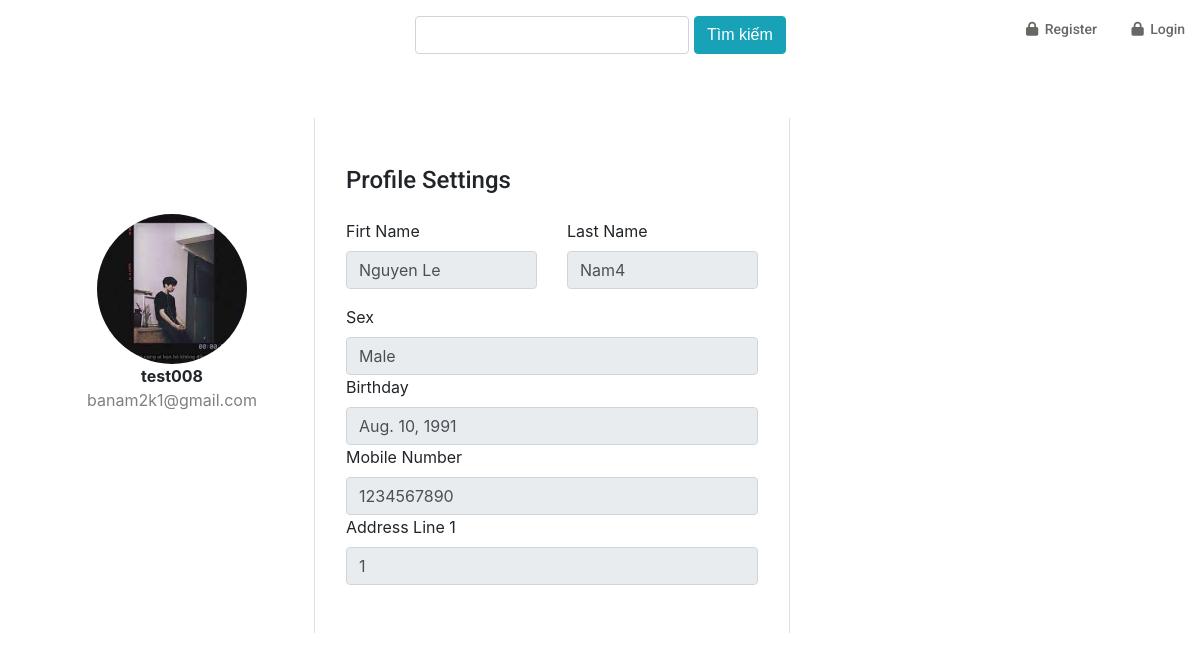
The page /userdetial/9 on the database as committed earlier.
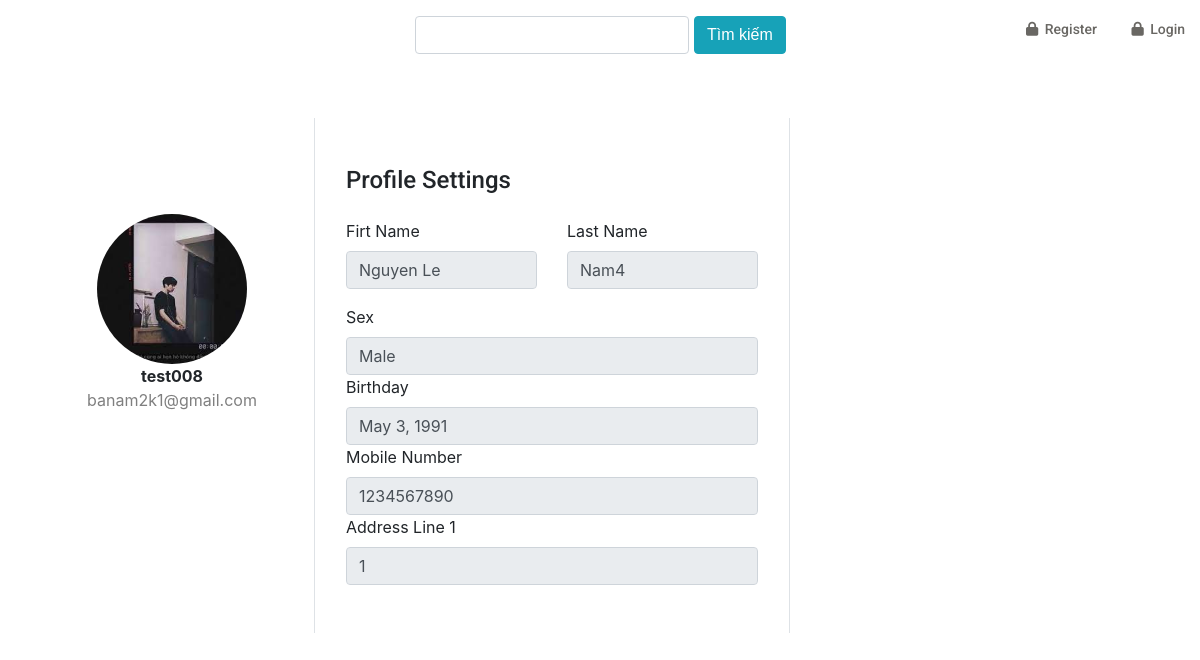
The same page on the database as committed later.
### User/models.py (models this page shows)
class CustomerUser(AbstractUser):
    sex_choice = ((0, 'Female'), (1, 'Male'))
    avatar = models.ImageField(default='profile1.jpg', blank=True, null=True)
    birthday = models.DateField(format('%d/%m/%Y'))
    sex = models.IntegerField(choices=sex_choice, default=1)
    address = models.CharField(default='', max_length=255)
    phone_number = models.CharField(default='', max_length=255)

### User/views.py (the view)
# urls.py: path('userdetial/<int:id>',UserDetail.as_view(),name='user_detail'),
class UserDetail(View):
    def get(self,req,id):
        User = CustomerUser.objects.filter(id__exact=id)[0]
        return render(req,'User/UserDetail.html',{'user':User})

### templates/User/UserDetail.html (shortened to what this page needs)
{% extends 'Home/base.html' %}
{% load static %}
{% block content %}
    <div>
    <div class="container rounded bg-white mt-5 mb-5">
    <div class="row">
        <div class="col-md-3 border-right">
            <div class="d-flex flex-column align-items-center text-center p-3 py-5">
                <img class="rounded-circle mt-5" width="150px" src="{{ user.avatar.url }}">
                <span class="font-weight-bold">{{ user.username }}</span>
                <span class="text-black-50">{{ user.email }}</span>
            </div>
        </div>
        <div class="col-md-5 border-right">
            <div class="p-3 py-5">
                <div class="d-flex justify-content-between align-items-center mb-3">
                    <h4 class="text-right">Profile Settings</h4>
                </div>
                <div class="row mt-2">
                    <div class="col-md-6">
                        <label class="labels">Firt Name</label>
                        <input type="text" class="form-control" placeholder="first name" value="{{ user.first_name }}" readonly>
                    </div>
                    <div class="col-md-6">
                        <label class="labels">Last Name</label>
                        <input type="text" class="form-control" value="{{ user.last_name }}" placeholder="last name" readonly>
                    </div>
                </div>
                <div class="row mt-3">
                    <div class="col-md-12">
                        <label class="labels">Sex</label>
                        <input type="text" class="form-control" placeholder="sex" value="{% if user.sex == 1 %}Male {% else %}Female {% endif %}" readonly>
                    </div>
                    <div class="col-md-12">
                        <label class="labels">Birthday</label>
                        <input type="text" class="form-control" placeholder="address" value="{{ user.birthday }}" readonly>
                    </div>
                    <div class="col-md-12">
                        <label class="labels">Mobile Number</label>
                        <input type="text" class="form-control" placeholder="phone number" value="{{ user.phone_number }}" readonly>
                    </div>
                    <div class="col-md-12">
                        <label class="labels">Address Line 1</label>
                        <input type="text" class="form-control" placeholder="address" value="{{ user.address }}" readonly>
                    </div>
                </div>
            </div>
        </div>
    </div>
</div>
</div>
{% endblock %}

Rows that differ between the two databases and show on the page:
changed CustomerUser "test008": birthday "Aug. 10, 1991" → "May 3, 1991"
